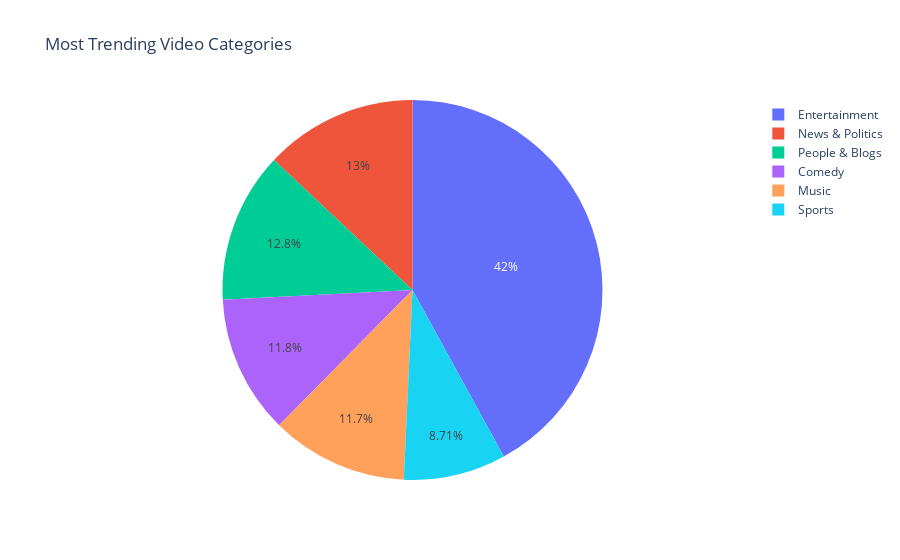

The cell this chart's notebook holds for it:
### Markdown cell above
### También se procederá a cambiar el gráfico de barras por un gráfico circular

### Code cell
configure_plotly_browser_state()
fig = px.pie(timesByCategory,
             values = 'values',
             names = 'category',
             title = "Most Trending Video Categories")
fig.show()

### Figure 1 — Plotly figure (JSON) as saved in the notebook; plotly's stock layout.template omitted (floating-point values rounded to 4 significant figures)
{"data": [{"domain": {"x": [0, 1], "y": [0, 1]}, "hovertemplate": "category=%{label}<br>value=%{value}<extra></extra>", "labels": ["Entertainment", "News & Politics", "People & Blogs", "Comedy", "Music", "Sports"], "legendgroup": "", "name": "", "showlegend": true, "values": [13443, 4159, 4103, 3771, 3730, 2786], "type": "pie"}], "layout": {"legend": {"tracegroupgap": 0}, "title": {"text": "Most Trending Video Categories"}}}
